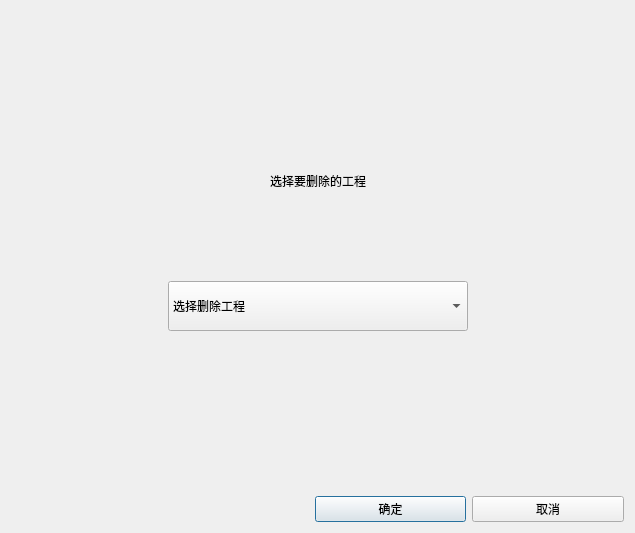
<?xml version="1.0" encoding="UTF-8"?>
<ui version="4.0">
 <class>Dialog</class>
 <widget class="QDialog" name="Dialog">
  <property name="geometry">
   <rect>
    <x>0</x>
    <y>0</y>
    <width>635</width>
    <height>533</height>
   </rect>
  </property>
  <property name="windowTitle">
   <string>delete_data_Window</string>
  </property>
  <layout class="QVBoxLayout" name="verticalLayout" stretch="2,4,2,4,2">
   <item>
    <spacer name="verticalSpacer_3">
     <property name="orientation">
      <enum>Qt::Vertical</enum>
     </property>
     <property name="sizeHint" stdset="0">
      <size>
       <width>20</width>
       <height>60</height>
      </size>
     </property>
    </spacer>
   </item>
   <item>
    <layout class="QHBoxLayout" name="horizontalLayout_3">
     <item>
      <spacer name="horizontalSpacer_5">
       <property name="orientation">
        <enum>Qt::Horizontal</enum>
       </property>
       <property name="sizeHint" stdset="0">
        <size>
         <width>40</width>
         <height>20</height>
        </size>
       </property>
      </spacer>
     </item>
     <item>
      <widget class="QLabel" name="label">
       <property name="styleSheet">
        <string notr="true">font: 14pt &quot;新宋体&quot;;</string>
       </property>
       <property name="text">
        <string>选择要删除的工程</string>
       </property>
      </widget>
     </item>
     <item>
      <spacer name="horizontalSpacer_4">
       <property name="orientation">
        <enum>Qt::Horizontal</enum>
       </property>
       <property name="sizeHint" stdset="0">
        <size>
         <width>40</width>
         <height>20</height>
        </size>
       </property>
      </spacer>
     </item>
    </layout>
   </item>
   <item>
    <layout class="QHBoxLayout" name="horizontalLayout">
     <item>
      <spacer name="horizontalSpacer">
       <property name="orientation">
        <enum>Qt::Horizontal</enum>
       </property>
       <property name="sizeHint" stdset="0">
        <size>
         <width>40</width>
         <height>20</height>
        </size>
       </property>
      </spacer>
     </item>
     <item>
      <widget class="QComboBox" name="QComboBox_file">
       <property name="minimumSize">
        <size>
         <width>300</width>
         <height>50</height>
        </size>
       </property>
       <property name="maximumSize">
        <size>
         <width>300</width>
         <height>30</height>
        </size>
       </property>
       <property name="styleSheet">
        <string notr="true">font: 14pt &quot;新宋体&quot;;</string>
       </property>
       <item>
        <property name="text">
         <string>选择删除工程</string>
        </property>
       </item>
      </widget>
     </item>
     <item>
      <spacer name="horizontalSpacer_2">
       <property name="orientation">
        <enum>Qt::Horizontal</enum>
       </property>
       <property name="sizeHint" stdset="0">
        <size>
         <width>40</width>
         <height>20</height>
        </size>
       </property>
      </spacer>
     </item>
    </layout>
   </item>
   <item>
    <spacer name="verticalSpacer">
     <property name="orientation">
      <enum>Qt::Vertical</enum>
     </property>
     <property name="sizeHint" stdset="0">
      <size>
       <width>20</width>
       <height>124</height>
      </size>
     </property>
    </spacer>
   </item>
   <item>
    <layout class="QHBoxLayout" name="horizontalLayout_2" stretch="2,1,1">
     <item>
      <spacer name="horizontalSpacer_3">
       <property name="orientation">
        <enum>Qt::Horizontal</enum>
       </property>
       <property name="sizeHint" stdset="0">
        <size>
         <width>40</width>
         <height>20</height>
        </size>
       </property>
      </spacer>
     </item>
     <item>
      <widget class="QPushButton" name="pushButton_ok">
       <property name="text">
        <string>确定</string>
       </property>
      </widget>
     </item>
     <item>
      <widget class="QPushButton" name="pushButton_cancel">
       <property name="text">
        <string>取消</string>
       </property>
      </widget>
     </item>
    </layout>
   </item>
  </layout>
 </widget>
 <resources/>
 <connections/>
</ui>
